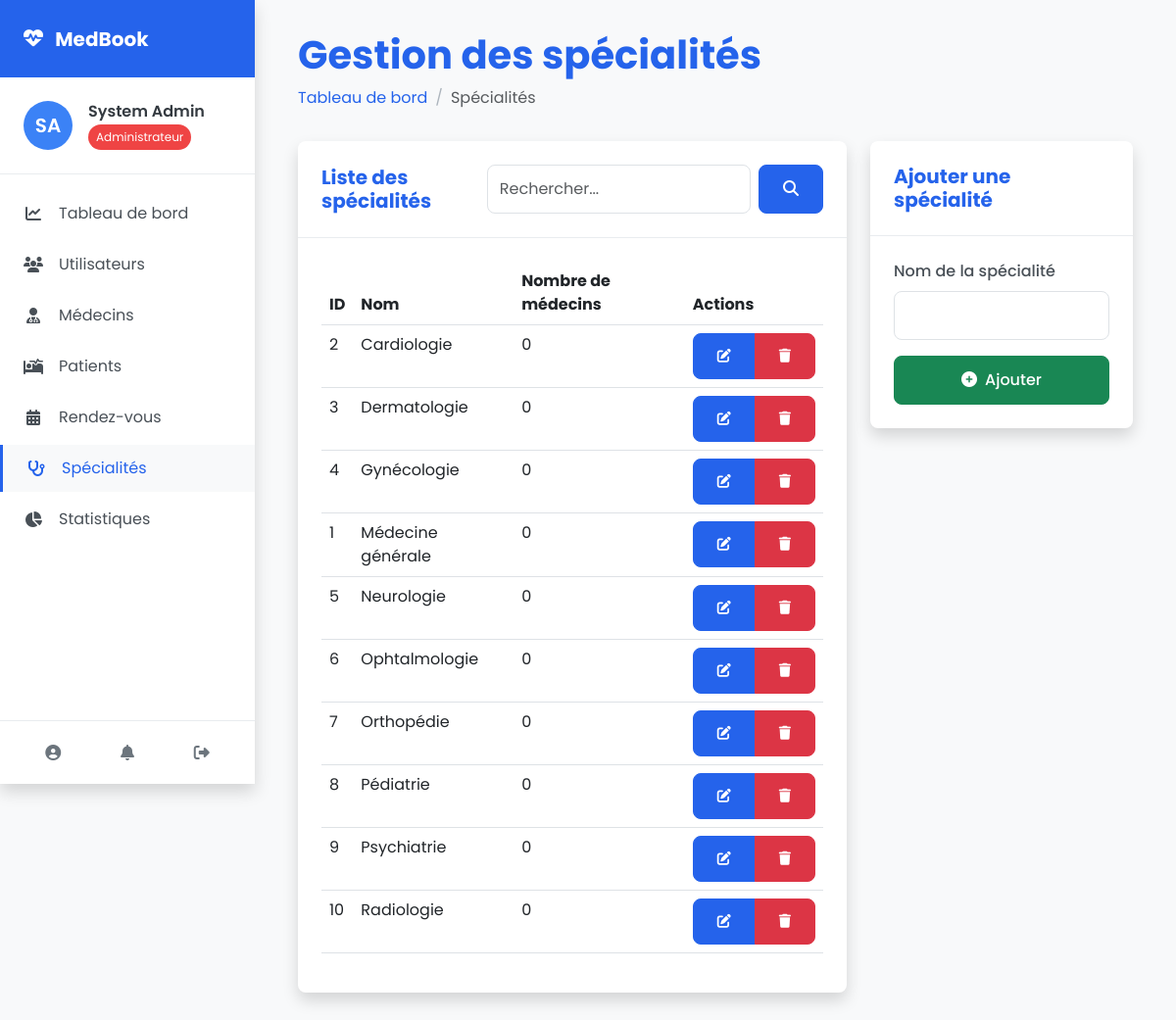
Page /admin/specialties.php (signed in) on the committed database.
### tables this page shows
CREATE TABLE `specialites` (
  `id` int(11) NOT NULL AUTO_INCREMENT,
  `nom` varchar(100) NOT NULL,
  PRIMARY KEY (`id`)
);

### admin/specialties.php (the view, shortened to what this page needs)
<?php
require_once '../includes/header.php';
$search = isset($_GET['search']) ? $_GET['search'] : '';
$params = [];
$where_clause = "";
$stmt = $conn->prepare("
    SELECT s.*,
           (SELECT COUNT(*) FROM medecins m WHERE m.specialite_id = s.id) as nb_medecins
    FROM specialites s
    $where_clause
    ORDER BY s.nom
");
$stmt->execute($params);
$specialties = $stmt->fetchAll(PDO::FETCH_ASSOC);
?>
<?php require_once '../includes/sidebar.php'; ?>
<div class="main-content">
    <div class="container-fluid">
        <div class="page-header">
            <h1>Gestion des spécialités</h1>
            <nav aria-label="breadcrumb">
                <ol class="breadcrumb">
                    <li class="breadcrumb-item"><a href="dashboard.php">Tableau de bord</a></li>
                    <li class="breadcrumb-item active" aria-current="page">Spécialités</li>
                </ol>
            </nav>
        </div>
        <div class="row">
            <div class="col-md-8">
                <div class="dashboard-card">
                    <div class="dashboard-card-header d-flex justify-content-between align-items-center">
                        <h2>Liste des spécialités</h2>
                        <form action="" method="GET" class="d-flex">
                            <input type="text" class="form-control me-2" name="search" placeholder="Rechercher..." value="<?= htmlspecialchars($search) ?>">
                            <button type="submit" class="btn btn-primary"><i class="fas fa-search"></i></button>
                        </form>
                    </div>
                    <div class="dashboard-card-body">
                        <?php if (count($specialties) > 0): ?>
                            <div class="table-responsive">
                                <table class="table table-hover">
                                    <thead>
                                        <tr>
                                            <th>ID</th>
                                            <th>Nom</th>
                                            <th>Nombre de médecins</th>
                                            <th>Actions</th>
                                        </tr>
                                    </thead>
                                    <tbody>
                                        <?php foreach ($specialties as $specialty): ?>
                                        <tr>
                                            <td><?= $specialty['id'] ?></td>
                                            <td><?= htmlspecialchars($specialty['nom']) ?></td>
                                            <td><?= $specialty['nb_medecins'] ?></td>
                                            <td>
                                                <div class="btn-group">
                                                    <button type="button" class="btn btn-sm btn-primary" title="Modifier" data-bs-toggle="modal" data-bs-target="#editModal"
                                                            data-id="<?= $specialty['id'] ?>"
                                                            data-nom="<?= htmlspecialchars($specialty['nom']) ?>">
                                                        <i class="fas fa-edit"></i>
                                                    </button>
                                                    <?php if ($specialty['nb_medecins'] == 0): ?>
                                                        <button type="button" class="btn btn-sm btn-danger" title="Supprimer" data-bs-toggle="modal" data-bs-target="#deleteModal"
                                                                data-id="<?= $specialty['id'] ?>"
                                                                data-nom="<?= htmlspecialchars($specialty['nom']) ?>">
                                                            <i class="fas fa-trash"></i>
                                                        </button>
                                                    <?php endif; ?>
                                                </div>
                                            </td>
                                        </tr>
                                        <?php endforeach; ?>
                                    </tbody>
                                </table>
                            </div>
                        <?php endif; ?>
                    </div>
                </div>
            </div>
            <div class="col-md-4">
                <div class="dashboard-card">
                    <div class="dashboard-card-header">
                        <h2>Ajouter une spécialité</h2>
                    </div>
                    <div class="dashboard-card-body">
                        <form action="" method="post">
                            <div class="mb-3">
                                <label for="nom" class="form-label">Nom de la spécialité</label>
                                <input type="text" class="form-control" id="nom" name="nom" required>
                            </div>
                            <div class="d-grid">
                                <button type="submit" name="add_specialty" class="btn btn-success">
                                    <i class="fas fa-plus-circle me-2"></i>Ajouter
                                </button>
                            </div>
                        </form>
                    </div>
                </div>
            </div>
        </div>
    </div>
</div>
<?php require_once '../includes/footer.php'; ?>

### includes/header.php (shortened to what this page needs)
<!DOCTYPE html>
<html lang="fr">
<head>
    <link href="https://cdn.jsdelivr.net/npm/bootstrap@5.3.0/dist/css/bootstrap.min.css" rel="stylesheet">
    <link rel="stylesheet" href="https://cdnjs.cloudflare.com/ajax/libs/font-awesome/6.4.0/css/all.min.css">
    <link rel="stylesheet" href="../assets/css/style.css">
</head>
<body class="dashboard-body">

### includes/sidebar.php (shortened to what this page needs)
<?php
$currentPage = basename($_SERVER['PHP_SELF']);
$role = $_SESSION['role'] ?? '';
switch ($role) {
    case 'administrateur':
        $dashboardPath = './dashboard.php';
        $profilePath = './profile.php';
        $notificationsPath = './notifications.php';
        $logoutPath = '../logout.php';
        break;
}
$menuItems = [];
if ($role === 'administrateur') {
    $menuItems = [
        ['icon' => 'fas fa-chart-line', 'text' => 'Tableau de bord', 'link' => './dashboard.php', 'active' => $currentPage === 'dashboard.php'],
        ['icon' => 'fas fa-users', 'text' => 'Utilisateurs', 'link' => './users.php', 'active' => $currentPage === 'users.php'],
        ['icon' => 'fas fa-user-md', 'text' => 'Médecins', 'link' => './doctors.php', 'active' => $currentPage === 'doctors.php'],
        ['icon' => 'fas fa-procedures', 'text' => 'Patients', 'link' => './patients.php', 'active' => $currentPage === 'patients.php'],
        ['icon' => 'fas fa-calendar-alt', 'text' => 'Rendez-vous', 'link' => './appointments.php', 'active' => $currentPage === 'appointments.php'],
        ['icon' => 'fas fa-stethoscope', 'text' => 'Spécialités', 'link' => './specialties.php', 'active' => $currentPage === 'specialties.php'],
        ['icon' => 'fas fa-chart-pie', 'text' => 'Statistiques', 'link' => './statistics.php', 'active' => $currentPage === 'statistics.php'],
    ];
}
?>
<div class="sidebar">
    <div class="sidebar-header">
        <a href="<?= $dashboardPath ?>" class="sidebar-brand">
            <i class="fas fa-heartbeat me-2"></i>
            <span>MedBook</span>
        </a>
    </div>
    <div class="sidebar-user">
        <div class="user-avatar">
            <?php
            $initials = '';
            if (isset($_SESSION['nom']) && isset($_SESSION['prenom'])) {
                $initials = strtoupper(substr($_SESSION['prenom'], 0, 1) . substr($_SESSION['nom'], 0, 1));
            }
            ?>
            <span><?= $initials ?></span>
        </div>
        <div class="user-info">
            <h5><?= ($_SESSION['prenom'] ?? '') . ' ' . ($_SESSION['nom'] ?? '') ?></h5>
            <span class="user-role <?= $role ?>"><?= ucfirst($role ?? '') ?></span>
        </div>
    </div>
    <ul class="sidebar-nav">
        <?php foreach ($menuItems as $item): ?>
        <li class="sidebar-item <?= $item['active'] ? 'active' : '' ?>">
            <a href="<?= $item['link'] ?>" class="sidebar-link">
                <i class="<?= $item['icon'] ?> sidebar-icon"></i>
                <span><?= $item['text'] ?></span>
            </a>
        </li>
        <?php endforeach; ?>
    </ul>
    <div class="sidebar-footer">
        <a href="<?= $profilePath ?>" class="sidebar-link" data-bs-toggle="tooltip" data-bs-placement="top" title="Profil">
            <i class="fas fa-user-circle"></i>
        </a>
        <a href="<?= $notificationsPath ?>" class="sidebar-link position-relative" data-bs-toggle="tooltip" data-bs-placement="top" title="Notifications">
            <i class="fas fa-bell"></i>
        </a>
        <a href="<?= $logoutPath ?>" class="sidebar-link" data-bs-toggle="tooltip" data-bs-placement="top" title="Déconnexion">
            <i class="fas fa-sign-out-alt"></i>
        </a>
    </div>
</div>

### includes/footer.php (shortened to what this page needs)
</body>
</html>

### rows in the picture
specialites: id "2", nom "Cardiologie", nb_medecins "0"
specialites: id "3", nom "Dermatologie", nb_medecins "0"
specialites: id "4", nom "Gynécologie", nb_medecins "0"
specialites: id "1", nom "Médecine générale", nb_medecins "0"
specialites: id "5", nom "Neurologie", nb_medecins "0"
specialites: id "6", nom "Ophtalmologie", nb_medecins "0"
specialites: id "7", nom "Orthopédie", nb_medecins "0"
specialites: id "8", nom "Pédiatrie", nb_medecins "0"
specialites: id "9", nom "Psychiatrie", nb_medecins "0"
specialites: id "10", nom "Radiologie", nb_medecins "0"

### other values in the picture
$initials "SA"
$_SESSION['prenom'] "System"
$_SESSION['nom'] "Admin"
$role "Administrateur"
$item['text'] "Tableau de bord"
$item['text'] "Utilisateurs"
$item['text'] "Médecins"
$item['text'] "Patients"
$item['text'] "Rendez-vous"
$item['text'] "Spécialités"
$item['text'] "Statistiques"
